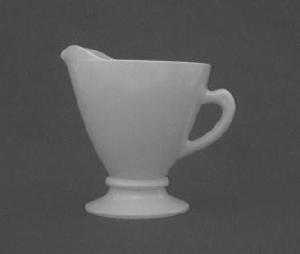
#> input picture teacup.jpg, 300 x 254 px
$ python morphological.py --image teacup.jpg
#> lines starting #> are read from the running program, lines starting #| are printed output that depends on the picture
# import the necessary packages
import argparse
import cv2
# construct the argument parser and parse the arguments
ap = argparse.ArgumentParser()
ap.add_argument("-i", "--image", required=True, help="Path to the image")
args = vars(ap.parse_args())
# load the image and convert it to grayscale
image = cv2.imread(args["image"])
#> image is the input picture: shape (254, 300, 3); min 62, max 199, mean 89.6
gray = cv2.cvtColor(image, cv2.COLOR_BGR2GRAY)
cv2.imshow("Original", image)
# [19 lines of commented-out code are left out]
kernelSizes = [(3, 3), (5, 5), (7, 7)]
# [18 lines of commented-out code are left out]
cv2.destroyAllWindows()
cv2.imshow("Original", image)
# loop over the kernels and apply a "morphological gradient" operation
# to the image
for kernelSize in kernelSizes:
	kernel = cv2.getStructuringElement(cv2.MORPH_RECT, kernelSize)
	gradient = cv2.morphologyEx(gray, cv2.MORPH_GRADIENT, kernel)
	cv2.imshow("Gradient: ({}, {})".format(kernelSize[0], kernelSize[1]), gradient)
	cv2.waitKey(0)
#> this loop made 3 passes
#> pass 1, `gradient = cv2.morphologyEx(gray, cv2.MORPH_GRADIENT, kernel)`:
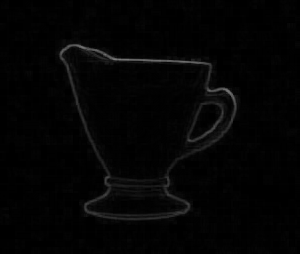
#> gradient: shape (254, 300); min 0, max 122, mean 3.9
#> pass 2, `gradient = cv2.morphologyEx(gray, cv2.MORPH_GRADIENT, kernel)`:
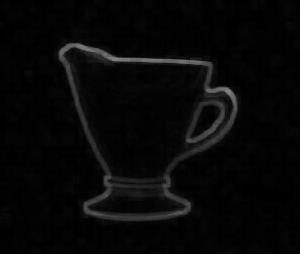
#> gradient: shape (254, 300); min 0, max 130, mean 7.2
#> pass 3, `gradient = cv2.morphologyEx(gray, cv2.MORPH_GRADIENT, kernel)`:
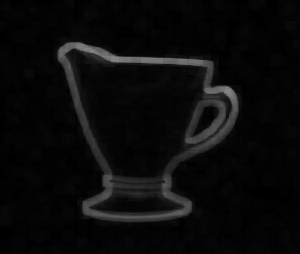
#> gradient: shape (254, 300); min 0, max 130, mean 10.2
